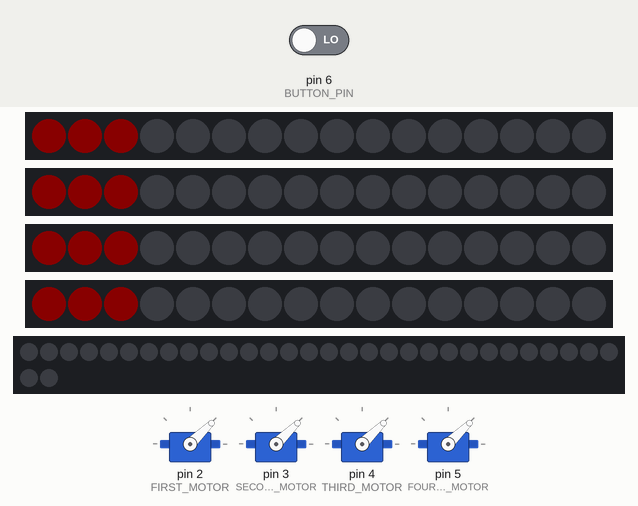
The sketch below on a simulated Arduino Uno, built with avr-gcc and run on an emulated ATmega328P. Shown: 4 × servo, 4 × 16 RGB LEDs in strip order, left to right, 32 RGB LEDs in strip order, left to right, continuing on the next row. Inputs (shaded band) come from the test bench; at power-on: pin 6 (BUTTON_PIN) LOW. Dim RGB values are drawn brighter than linear; random numbers use the default seed unless the sketch sets one.

Above: at 6.2 s.
6.3 s: pin 6 (BUTTON_PIN) driven HIGH
At 13.1 s:
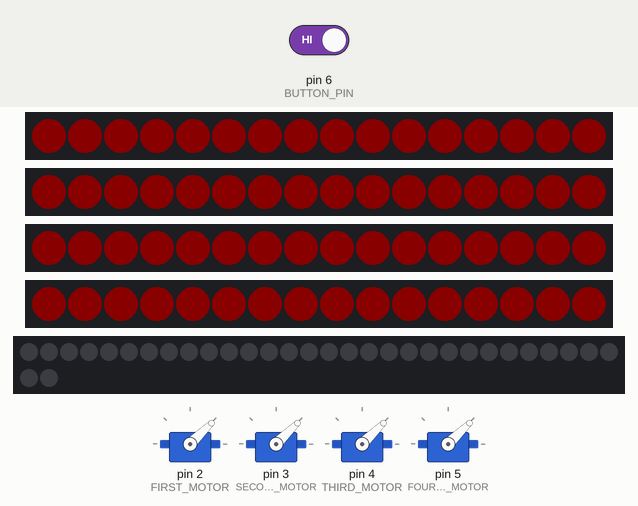
At 16.8 s:
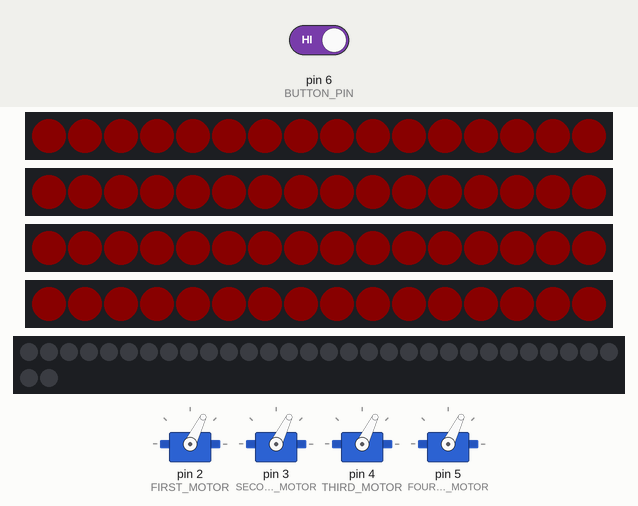
Timing chart, 0 to 29.2 s (numbered marks = the images above; inputs shaded):
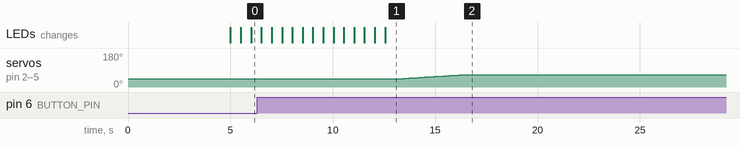

The sketch:

copter_in_the_ball.ino
```cpp
#include <Servo.h>                             //подключение либы для мотора
#include <Adafruit_NeoPixel.h>                 //подключение либы для светодиодов

#define FIRST_MOTOR 2                          //пины для подключния моторов
#define SECOND_MOTOR 3
#define THIRD_MOTOR 4
#define FOURTH_MOTOR 5

#define BUTTON_PIN 6

#define LED_1 7                                 //пины для светодионой ленты
#define LED_2 8
#define LED_3 9
#define LED_4 10
#define LED_BACKGROUND 11
#define NUMPIXELS 16                            //количество пинов в каждом отрезеке ленты
#define NUMPIXELS_BACKGROUND 32
#define DELAYVAL 500                            //время между переключениями режимов светодиодов

Adafruit_NeoPixel pixels_1(NUMPIXELS, LED_1, NEO_GRB + NEO_KHZ800);
Adafruit_NeoPixel pixels_2(NUMPIXELS, LED_2, NEO_GRB + NEO_KHZ800);
Adafruit_NeoPixel pixels_3(NUMPIXELS, LED_3, NEO_GRB + NEO_KHZ800);
Adafruit_NeoPixel pixels_4(NUMPIXELS, LED_4, NEO_GRB + NEO_KHZ800);
Adafruit_NeoPixel background(NUMPIXELS_BACKGROUND, LED_BACKGROUND, NEO_GRB + NEO_KHZ800);

Servo M1;                                       //ШИМ каналы
Servo M2;
Servo M3;
Servo M4;

int minPWM = 1000;
int current_position = 0;
float maxdelta = 10;

byte colour_red = 0;
byte colour_green = 0;
byte colour_blue = 0;

void setup() {
  Serial.begin (115200);
  while (!Serial) {}

  M1.attach(FIRST_MOTOR);                        //подключаем моторы к ихсигнальным пинам
  M2.attach(SECOND_MOTOR);
  M3.attach(THIRD_MOTOR);
  M4.attach(FOURTH_MOTOR);

  M1.write(minPWM);                              //подаем минимальный уровень сигнала на каждый пин
  M2.write(minPWM);
  M3.write(minPWM);
  M4.write(minPWM);

  unsigned int timer = millis();
  while ((millis() - timer) < 5000) {}            //ждем 5 секунд

  pixels_1.begin();                                 //начало работы сос светодиодными лентами
  pixels_2.begin();
  pixels_3.begin();
  pixels_4.begin();
  background.begin();
  pixels_1.clear();
  pixels_2.clear();
  pixels_3.clear();
  pixels_4.clear();
  background.clear();
}

void loop()
{
  if (digitalRead(BUTTON_PIN) == HIGH)            //проверяем нажатие кнопки
  {
    delay(10);                                    //если кнопка была нажата, то ждем 10 мс и проверяем нажатие снова
    if (digitalRead(BUTTON_PIN) == HIGH)          //если через 10 мс кнопка еще нажата (не дрбезг), то выполняем действия
    {
      current_position = minPWM;
      while (current_position <= 1200)
      {
        M1.write(current_position);               //подаем сигнал на запуск моторов, плавно раскручивая их в течение 3 сек
        M2.write(current_position);
        M3.write(current_position);
        M4.write(current_position);
        current_position += maxdelta;
        delay (150);
      }
      unsigned int timer = millis();
      while ((millis() - timer) < 2000) {}          //ждем 2 секунды

      while (current_position >= minPWM)
      {
        M1.write(current_position);                 //плавно отсанавливаем мотор, в течение 1 секунды
        M2.write(current_position);
        M3.write(current_position);
        M4.write(current_position);
        current_position -= maxdelta;
        delay (50);

        timer = millis();
        while ((millis() - timer) < 10000) {}       //ждем 10 секунд
      }
    }
  }
  copter_led();
  int num_pin = random (NUMPIXELS_BACKGROUND);
  background_light_random(num_pin, 1000);
  background_light(3000);
}


void copter_led()
{
  //  pixels_1.clear();
  //  pixels_2.clear();
  //  pixels_3.clear();
  //  pixels_4.clear();

  if (colour_red < 256) {
    colour_red += 10;
  } else {
    if (colour_green < 256) {
      colour_green += 10;
    } else {
      if (colour_blue < 256) {
        colour_blue += 10;
      }
    }
  }
  if ((colour_red > 255) & (colour_green > 255) & (colour_blue > 255)) {
    if (colour_blue > 255) {
      colour_blue -= 10;
    } else {
      if (colour_green > 255) {
        colour_green -= 10;
      } else {
        if (colour_red > 255) {
          colour_red -= 10;
        }
      }
    }
  }
  for (int i = 0; i < NUMPIXELS; i++) { // For each pixel...
    pixels_1.setPixelColor(i, pixels_1.Color(colour_red, colour_green, colour_blue));
    pixels_1.show();
    pixels_2.setPixelColor(i, pixels_2.Color(colour_red, colour_green, colour_blue));
    pixels_2.show();
    pixels_3.setPixelColor(i, pixels_3.Color(colour_red, colour_green, colour_blue));
    pixels_3.show();
    pixels_4.setPixelColor(i, pixels_4.Color(colour_red, colour_green, colour_blue));
    pixels_4.show();
    delay(DELAYVAL);
  }
}

unsigned long timer_delay = 0;

void background_light_random(int num_pin, int delaytime)
{
  background.setPixelColor(num_pin, background.Color(  127, 127, 127));         //Белый цвет на рндомный светодиод в основном шаре
  background.show();
  if ((abs(timer_delay - millis())) > delaytime) {
    timer_delay = millis();
    background.setPixelColor(num_pin, background.Color(  127, 127, 127));         //Белый цвет на рндомный светодиод в основном шаре
    background.show();
  }
  return 0;
}


void background_light(int delaytime)
{
  for (int i = 0; i <= NUMPIXELS_BACKGROUND; i++) {
    background.setPixelColor(i, background.Color(  127, 127, 127));
    background.show();
    if ((abs(timer_delay - millis())) > delaytime) {
      timer_delay = millis();
      background.setPixelColor(i, background.Color(  0, 0, 0));
      background.show();
    }
  }
  return 0;
}
```

Measured:
- after the input at 6.3 s, servo on pin 2 (FIRST_MOTOR), servo on pin 3 (SECOND_MOTOR), servo on pin 4 (THIRD_MOTOR), servo on pin 5 (FOURTH_MOTOR): rises from 44° to 65° in 5.0 s, then falls to 64° in 10.1 s
